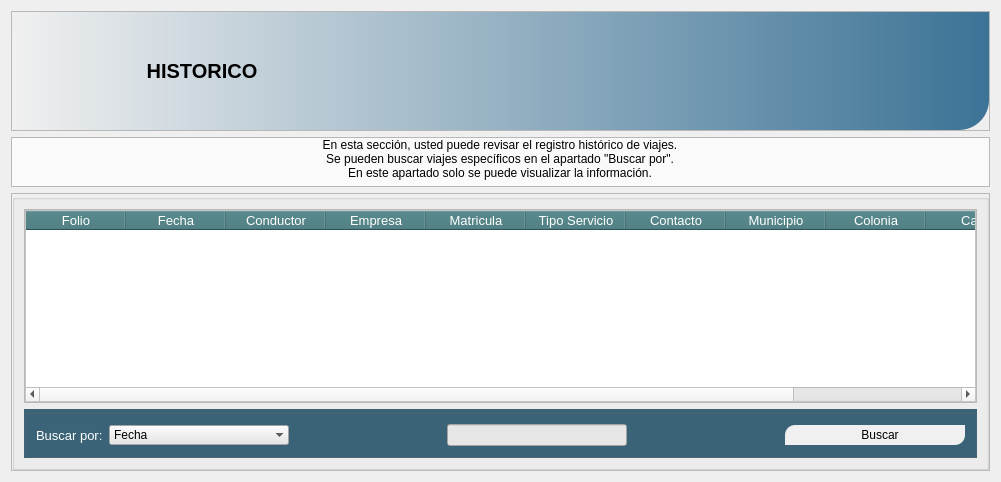
            <widget class="QWidget" name="pg_historico">
             <layout class="QVBoxLayout" name="verticalLayout_12">
              <item>
               <widget class="QFrame" name="frame_14">
                <property name="maximumSize">
                 <size>
                  <width>16777215</width>
                  <height>156</height>
                 </size>
                </property>
                <property name="frameShape">
                 <enum>QFrame::StyledPanel</enum>
                </property>
                <property name="frameShadow">
                 <enum>QFrame::Raised</enum>
                </property>
                <layout class="QVBoxLayout" name="verticalLayout_11">
                 <property name="spacing">
                  <number>0</number>
                 </property>
                 <property name="leftMargin">
                  <number>0</number>
                 </property>
                 <property name="topMargin">
                  <number>0</number>
                 </property>
                 <property name="rightMargin">
                  <number>0</number>
                 </property>
                 <property name="bottomMargin">
                  <number>0</number>
                 </property>
                 <item>
                  <widget class="QGroupBox" name="groupBox_13">
                   <property name="maximumSize">
                    <size>
                     <width>16777215</width>
                     <height>156</height>
                    </size>
                   </property>
                   <property name="font">
                    <font>
                     <family>Arial</family>
                     <pointsize>12</pointsize>
                     <weight>75</weight>
                     <bold>true</bold>
                    </font>
                   </property>
                   <property name="styleSheet">
                    <string notr="true">background-color: qlineargradient(spread:pad, x1:0, y1:0, x2:1, y2:0, stop:0 rgba(240, 240, 240, 255), stop:1 rgba(60, 115, 150, 255));
border-top-left-radius:30px;
 border-bottom-right-radius:30px;
</string>
                   </property>
                   <property name="title">
                    <string/>
                   </property>
                   <layout class="QHBoxLayout" name="horizontalLayout_12">
                    <item>
                     <widget class="QLabel" name="label_39">
                      <property name="minimumSize">
                       <size>
                        <width>100</width>
                        <height>100</height>
                       </size>
                      </property>
                      <property name="maximumSize">
                       <size>
                        <width>100</width>
                        <height>100</height>
                       </size>
                      </property>
                      <property name="styleSheet">
                       <string notr="true">background-color: rgba(0, 0, 0, 0);</string>
                      </property>
                      <property name="text">
                       <string/>
                      </property>
                      <property name="pixmap">
                       <pixmap>images/5234393.png</pixmap>
                      </property>
                      <property name="scaledContents">
                       <bool>true</bool>
                      </property>
                     </widget>
                    </item>
                    <item>
                     <widget class="QLabel" name="label_5">
                      <property name="minimumSize">
                       <size>
                        <width>150</width>
                        <height>0</height>
                       </size>
                      </property>
                      <property name="maximumSize">
                       <size>
                        <width>81</width>
                        <height>31</height>
                       </size>
                      </property>
                      <property name="font">
                       <font>
                        <pointsize>15</pointsize>
                        <weight>75</weight>
                        <bold>true</bold>
                       </font>
                      </property>
                      <property name="autoFillBackground">
                       <bool>false</bool>
                      </property>
                      <property name="styleSheet">
                       <string notr="true">background-color: rgba(0, 0, 0, 0);
color: rgb(0, 0, 0);</string>
                      </property>
                      <property name="text">
                       <string>HISTORICO</string>
                      </property>
                      <property name="alignment">
                       <set>Qt::AlignCenter</set>
                      </property>
                     </widget>
                    </item>
                    <item>
                     <spacer name="horizontalSpacer_16">
                      <property name="orientation">
                       <enum>Qt::Horizontal</enum>
                      </property>
                      <property name="sizeHint" stdset="0">
                       <size>
                        <width>607</width>
                        <height>20</height>
                       </size>
                      </property>
                     </spacer>
                    </item>
                    <item>
                     <widget class="QLabel" name="label_40">
                      <property name="sizePolicy">
                       <sizepolicy hsizetype="Expanding" vsizetype="Expanding">
                        <horstretch>0</horstretch>
                        <verstretch>0</verstretch>
                       </sizepolicy>
                      </property>
                      <property name="minimumSize">
                       <size>
                        <width>90</width>
                        <height>90</height>
                       </size>
                      </property>
                      <property name="maximumSize">
                       <size>
                        <width>90</width>
                        <height>90</height>
                       </size>
                      </property>
                      <property name="styleSheet">
                       <string notr="true">background-color: rgba(0, 0, 0,0);</string>
                      </property>
                      <property name="text">
                       <string/>
                      </property>
                      <property name="pixmap">
                       <pixmap>images/5234473.png</pixmap>
                      </property>
                      <property name="scaledContents">
                       <bool>true</bool>
                      </property>
                      <property name="alignment">
                       <set>Qt::AlignCenter</set>
                      </property>
                     </widget>
                    </item>
                   </layout>
                  </widget>
                 </item>
                </layout>
               </widget>
              </item>
              <item>
               <widget class="QFrame" name="frame_12">
                <property name="maximumSize">
                 <size>
                  <width>16777215</width>
                  <height>90</height>
                 </size>
                </property>
                <property name="frameShape">
                 <enum>QFrame::StyledPanel</enum>
                </property>
                <property name="frameShadow">
                 <enum>QFrame::Raised</enum>
                </property>
                <layout class="QGridLayout" name="gridLayout_6">
                 <property name="leftMargin">
                  <number>0</number>
                 </property>
                 <property name="topMargin">
                  <number>0</number>
                 </property>
                 <property name="rightMargin">
                  <number>0</number>
                 </property>
                 <property name="bottomMargin">
                  <number>0</number>
                 </property>
                 <property name="spacing">
                  <number>0</number>
                 </property>
                 <item row="0" column="0">
                  <widget class="QGroupBox" name="groupBox_24">
                   <property name="minimumSize">
                    <size>
                     <width>0</width>
                     <height>0</height>
                    </size>
                   </property>
                   <property name="maximumSize">
                    <size>
                     <width>16777215</width>
                     <height>90</height>
                    </size>
                   </property>
                   <property name="font">
                    <font>
                     <pointsize>10</pointsize>
                    </font>
                   </property>
                   <property name="styleSheet">
                    <string notr="true">background-color: rgb(250, 250, 250);
border:none;</string>
                   </property>
                   <property name="title">
                    <string/>
                   </property>
                   <layout class="QHBoxLayout" name="horizontalLayout_22" stretch="0">
                    <property name="spacing">
                     <number>0</number>
                    </property>
                    <property name="leftMargin">
                     <number>0</number>
                    </property>
                    <property name="topMargin">
                     <number>0</number>
                    </property>
                    <property name="rightMargin">
                     <number>0</number>
                    </property>
                    <property name="bottomMargin">
                     <number>6</number>
                    </property>
                    <item>
                     <widget class="QLabel" name="label_41">
                      <property name="minimumSize">
                       <size>
                        <width>0</width>
                        <height>0</height>
                       </size>
                      </property>
                      <property name="maximumSize">
                       <size>
                        <width>900</width>
                        <height>90</height>
                       </size>
                      </property>
                      <property name="styleSheet">
                       <string notr="true">border-bottom-left-radius:50px;
 border-top-right-radius:50px;
</string>
                      </property>
                      <property name="text">
                       <string>&lt;html&gt;&lt;head/&gt;&lt;body&gt;&lt;p align=&quot;center&quot;&gt;En esta sección, usted puede revisar el registro histórico de viajes.&lt;br/&gt;Se pueden buscar viajes específicos en el apartado &amp;quot;Buscar por&amp;quot;.&lt;br/&gt;En este apartado solo se puede visualizar la información.&lt;/p&gt;&lt;/body&gt;&lt;/html&gt;</string>
                      </property>
                     </widget>
                    </item>
                   </layout>
                  </widget>
                 </item>
                </layout>
               </widget>
              </item>
              <item>
               <widget class="QFrame" name="frame_13">
                <property name="frameShape">
                 <enum>QFrame::StyledPanel</enum>
                </property>
                <property name="frameShadow">
                 <enum>QFrame::Raised</enum>
                </property>
                <layout class="QGridLayout" name="gridLayout_16">
                 <property name="leftMargin">
                  <number>0</number>
                 </property>
                 <property name="topMargin">
                  <number>0</number>
                 </property>
                 <property name="rightMargin">
                  <number>0</number>
                 </property>
                 <property name="bottomMargin">
                  <number>0</number>
                 </property>
                 <property name="spacing">
                  <number>0</number>
                 </property>
                 <item row="0" column="0">
                  <widget class="QGroupBox" name="groupBox_11">
                   <property name="font">
                    <font>
                     <pointsize>10</pointsize>
                    </font>
                   </property>
                   <property name="title">
                    <string/>
                   </property>
                   <layout class="QVBoxLayout" name="verticalLayout_10">
                    <item>
                     <widget class="QFrame" name="frame_28">
                      <property name="frameShape">
                       <enum>QFrame::StyledPanel</enum>
                      </property>
                      <property name="frameShadow">
                       <enum>QFrame::Raised</enum>
                      </property>
                      <layout class="QGridLayout" name="gridLayout_7">
                       <property name="leftMargin">
                        <number>0</number>
                       </property>
                       <property name="topMargin">
                        <number>0</number>
                       </property>
                       <property name="rightMargin">
                        <number>0</number>
                       </property>
                       <property name="bottomMargin">
                        <number>0</number>
                       </property>
                       <property name="spacing">
                        <number>0</number>
                       </property>
                       <item row="0" column="0">
                        <widget class="QTableWidget" name="tabla_historico">
                         <property name="styleSheet">
                          <string notr="true">QTableWidget{
	background-color: rgb(255, 255, 255);
	color: rgb(0, 0, 0);
}
QHeaderView::section{
	background-color: rgb(60, 115, 120);
	color: rgb(255, 255, 255);
	font-size:10pt;
}</string>
                         </property>
                         <column>
                          <property name="text">
                           <string>Folio</string>
                          </property>
                         </column>
                         <column>
                          <property name="text">
                           <string>Fecha</string>
                          </property>
                         </column>
                         <column>
                          <property name="text">
                           <string>Conductor</string>
                          </property>
                         </column>
                         <column>
                          <property name="text">
                           <string>Empresa</string>
                          </property>
                         </column>
                         <column>
                          <property name="text">
                           <string>Matricula</string>
                          </property>
                         </column>
                         <column>
                          <property name="text">
                           <string>Tipo Servicio</string>
                          </property>
                         </column>
                         <column>
                          <property name="text">
                           <string>Contacto</string>
                          </property>
                         </column>
                         <column>
                          <property name="text">
                           <string>Municipio</string>
                          </property>
                         </column>
                         <column>
                          <property name="text">
                           <string>Colonia</string>
                          </property>
                         </column>
                         <column>
                          <property name="text">
                           <string>Calle</string>
                          </property>
                         </column>
                         <column>
                          <property name="text">
                           <string>Cel. Contacto</string>
                          </property>
                         </column>
                        </widget>
                       </item>
                      </layout>
                     </widget>
                    </item>
                    <item>
                     <widget class="QGroupBox" name="groupBox_12">
                      <property name="minimumSize">
                       <size>
                        <width>0</width>
                        <height>40</height>
                       </size>
                      </property>
                      <property name="styleSheet">
                       <string notr="true">background-color: rgb(60, 100, 120);</string>
                      </property>
                      <property name="title">
                       <string/>
                      </property>
                      <layout class="QHBoxLayout" name="horizontalLayout_11">
                       <item>
                        <widget class="QLabel" name="label_38">
                         <property name="font">
                          <font>
                           <pointsize>10</pointsize>
                          </font>
                         </property>
                         <property name="styleSheet">
                          <string notr="true">color: rgb(255, 255, 255);</string>
                         </property>
                         <property name="text">
                          <string>Buscar por:</string>
                         </property>
                        </widget>
                       </item>
                       <item>
                        <widget class="QComboBox" name="cbx_buscar_historico">
                         <property name="minimumSize">
                          <size>
                           <width>180</width>
                           <height>0</height>
                          </size>
                         </property>
                         <property name="styleSheet">
                          <string notr="true">background-color: rgb(230, 230, 230);</string>
                         </property>
                         <property name="frame">
                          <bool>false</bool>
                         </property>
                         <item>
                          <property name="text">
                           <string>Fecha</string>
                          </property>
                         </item>
                         <item>
                          <property name="text">
                           <string>No. Semana</string>
                          </property>
                         </item>
                        </widget>
                       </item>
                       <item>
                        <spacer name="horizontalSpacer_14">
                         <property name="orientation">
                          <enum>Qt::Horizontal</enum>
                         </property>
                         <property name="sizeHint" stdset="0">
                          <size>
                           <width>119</width>
                           <height>18</height>
                          </size>
                         </property>
                        </spacer>
                       </item>
                       <item>
                        <widget class="QLineEdit" name="ledt_buscar_historico">
                         <property name="minimumSize">
                          <size>
                           <width>180</width>
                           <height>0</height>
                          </size>
                         </property>
                         <property name="styleSheet">
                          <string notr="true">background-color: rgb(230, 230, 230);</string>
                         </property>
                         <property name="alignment">
                          <set>Qt::AlignCenter</set>
                         </property>
                        </widget>
                       </item>
                       <item>
                        <spacer name="horizontalSpacer_15">
                         <property name="orientation">
                          <enum>Qt::Horizontal</enum>
                         </property>
                         <property name="sizeHint" stdset="0">
                          <size>
                           <width>119</width>
                           <height>18</height>
                          </size>
                         </property>
                        </spacer>
                       </item>
                       <item>
                        <widget class="QPushButton" name="btn_buscar_historico">
                         <property name="minimumSize">
                          <size>
                           <width>180</width>
                           <height>20</height>
                          </size>
                         </property>
                         <property name="layoutDirection">
                          <enum>Qt::LeftToRight</enum>
                         </property>
                         <property name="styleSheet">
                          <string notr="true">QPushButton{
	border-top-left-radius:10px;
	border-bottom-right-radius:10px;
	
	background-color: rgb(240, 240, 240);
}
QPushButton:hover{
	background-color: rgb(205, 205, 205);
}
</string>
                         </property>
                         <property name="text">
                          <string>   Buscar</string>
                         </property>
                         <property name="icon">
                          <iconset>
                           <normaloff>images/751381.png</normaloff>images/751381.png</iconset>
                         </property>
                        </widget>
                       </item>
                      </layout>
                     </widget>
                    </item>
                   </layout>
                  </widget>
                 </item>
                </layout>
               </widget>
              </item>
             </layout>
            </widget>
